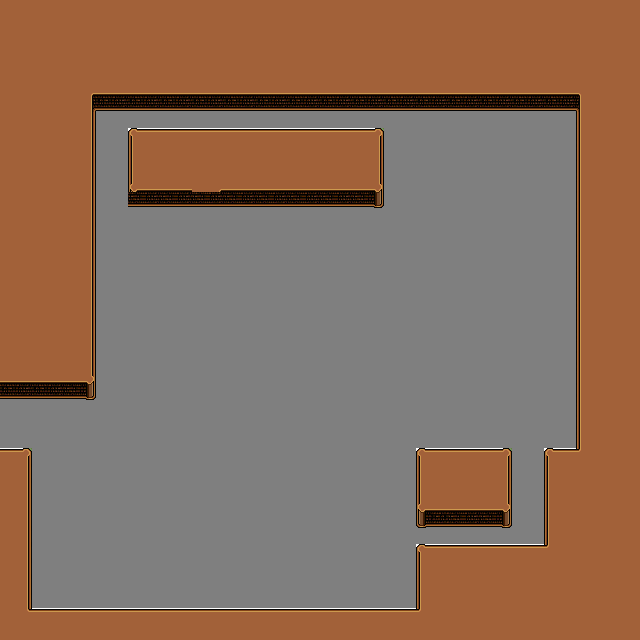

A level layout from a 2D game, rendered from its tile map. Below: a short description, then the map file with tile-grid data replaced by summaries:
An orthogonal 20x20 tile map with 32x32 px tiles, 1 tile layer (Tile Layer 1), 2 tilesets and 17 objects (2x testmap_door, testmap_pSwitch1).

<map version="1.0" orientation="orthogonal" renderorder="right-down" width="20" height="20" tilewidth="32" tileheight="32">
 <tileset firstgid="1" name="Grass" tilewidth="32" tileheight="32">
  <image source="grass-tiles-2-small.png" trans="ff00ff" width="384" height="192" />
 </tileset>
 <tileset firstgid="73" name="pcon" tilewidth="32" tileheight="32">
  <image source="../../pcon.png" trans="ff00ff" width="832" height="768" />
 </tileset>
 <layer name="Tile Layer 1" width="20" height="20">
  <data>[400 cells, 400 non-empty, 33 distinct tile ids]</data>
 </layer>
 <objectgroup name="Wall">
  <properties>
   <property name="wall" value="true" />
  </properties>
  <object x="416" y="448" width="96" height="64" />
  <object x="416" y="544" width="128" height="64" />
  <object x="544" y="448" width="96" height="160" />
  <object x="576" y="96" width="64" height="352" />
  <object x="0" y="0" width="640" height="96" />
  <object x="0" y="96" width="96" height="288" />
  <object x="0" y="448" width="32" height="192" />
  <object x="32" y="608" width="608" height="32" />
  <object x="128" y="128" width="256" height="64" />
 </objectgroup>
 <objectgroup name="Enemies" />
 <objectgroup name="pSwitch">
  <object name="testmap_pSwitch1" x="128" y="416" width="32" height="32">
   <properties>
    <property name="broadcast" value="testmap_door" />
   </properties>
  </object>
  <object x="96" y="320" width="32" height="32" />
  <object x="128" y="352" width="32" height="32" />
  <object x="96" y="384" width="32" height="32" />
  <object x="64" y="416" width="32" height="32" />
  <object x="32" y="384" width="32" height="32" />
 </objectgroup>
 <objectgroup name="Door">
  <object name="testmap_door" x="0" y="384" width="32" height="32">
   <properties>
    <property name="isOpen" value="true" />
   </properties>
  </object>
  <object name="testmap_door" x="0" y="416" width="32" height="32">
   <properties>
    <property name="isOpen" value="true" />
   </properties>
  </object>
 </objectgroup>
</map>
